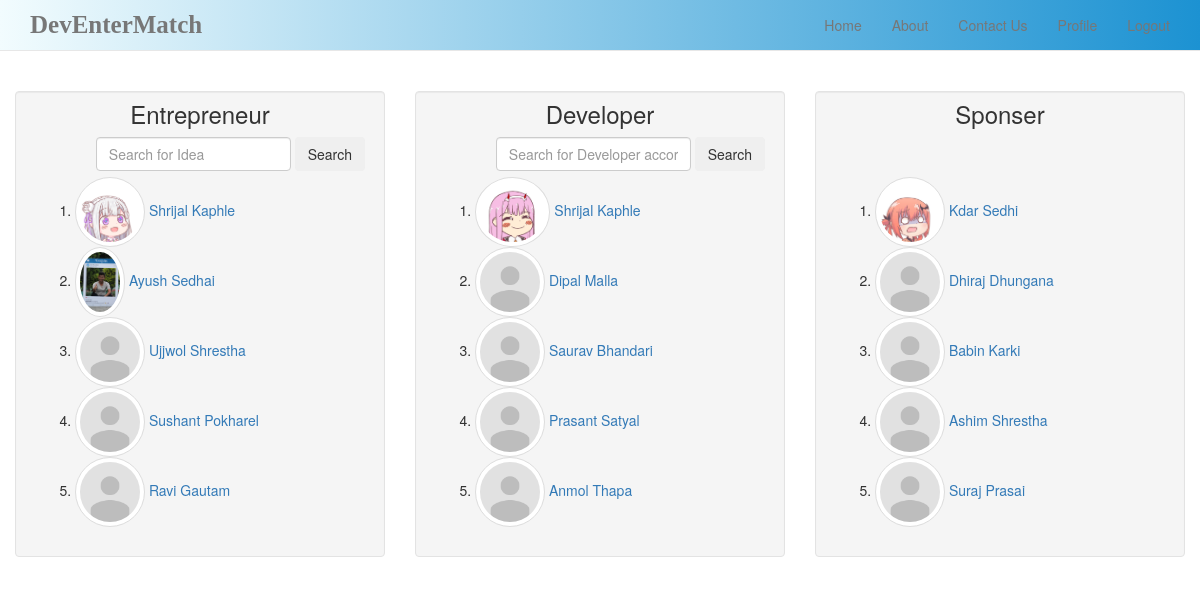
/home_search.php (signed in), run on the app's committed database.
### tables this page shows
CREATE TABLE `user` (
  `id` int(11) NOT NULL,
  `username` varchar(50) NOT NULL,
  `email` varchar(50) NOT NULL,
  `password` varchar(50) NOT NULL,
  `role` varchar(50) NOT NULL
);

CREATE TABLE `user_details` (
  `id` int(11) NOT NULL,
  `uid` int(11) NOT NULL,
  `fname` varchar(50) NOT NULL,
  `lname` varchar(50) NOT NULL,
  `organization` varchar(50) NOT NULL,
  `idea` varchar(50) NOT NULL,
  `phone` varchar(50) NOT NULL,
  `description` varchar(100) NOT NULL,
  `skill` varchar(500) NOT NULL,
  `github` varchar(100) NOT NULL,
  `linkedin` varchar(100) NOT NULL,
  `image` varchar(100) NOT NULL
);

### home_search.php (the view, shortened to what this page needs)
<?php
	include 'layout/header.php';
  	$dev = $_GET['dev'];
  	$ent = $_GET['ent'];
?>
<div class="margin"></div>
<div class="container-fluid">
	<div class="row">
		<div class="col-md-4">
			<div class="well">
				<h3 class="text-center">Entrepreneur</h3>
				<form class="form-inline" method="post" style="float: right">
					<input type="text" name="searchEntrepreneur" class="form-control" placeholder="Search for Idea" alt="Search for Idea">
					<button class="btn" name="entrep">Search</button>
				</form>
				<br><br>
				<ol>
					<?php
						$query1 = "SELECT * FROM user WHERE role = 'entrepneur'";
						$result1 = mysqli_query($conn,$query1);
						while($row1 = mysqli_fetch_assoc($result1)) {
							$id = $row1['id'];
							if ($ent == NULL) {
								$query2 = "SELECT * FROM user_details WHERE uid = '$id'";
							} else {
								$query2 = "SELECT * FROM user_details WHERE uid = '$id' AND idea LIKE '%$ent%'";
							}
							$result2 = mysqli_query($conn,$query2);
							$row2 = mysqli_fetch_assoc($result2);
							$num0 = mysqli_num_rows($result2);
							if ($num0 != 0):
					?>
					<li><a href="home_view.php?id=<?php echo($row2['id']) ?>" onclick="on()">
						<?php
							if ($row2['image'] != NULL) {
						?>
								<img src="user_image/<?php echo($row2['image']) ?>" style="height: 70px" class="avatar img-circle img-thumbnail" alt="avatar">
						<?php
							} else {
						?>
								<img src="user_image/default.png" style="height: 70px" class="avatar img-circle img-thumbnail" alt="avatar">
						<?php
							}
							 echo $row2['fname']." ".$row2['lname'];?>
						</a>
					</li>
				<?php
						endif;
						}
				?>
				</ol>
			</div>
		</div>
		<div class="col-md-4">
			<div class="well">
				<h3 class="text-center">Developer</h3>
				<form class="form-inline" method="post" style="float: right">
					<input type="text" name="searchDeveloper" class="form-control" placeholder="Search for Developer according to Skills" alt="Search for Developer according to Skills">
					<input type="submit" name="search" value="Search" class="btn">
				</form>
				<br><br>
				<ol>
					<?php
						$query3 = "SELECT * FROM user WHERE role = 'developer'";
						$result3 = mysqli_query($conn,$query3);
						while($row3 = mysqli_fetch_assoc($result3)) {
							$id = $row3['id'];
							if ($dev == NULL) {
								$query4 = "SELECT * FROM user_details WHERE uid = '$id'";
							} else {
								$query4 = "SELECT * FROM user_details WHERE uid = '$id' AND skill LIKE '%$dev%'";
							}
							$result4 = mysqli_query($conn,$query4);
							$num = mysqli_num_rows($result4);
							$row4 = mysqli_fetch_assoc($result4);
							if ($num != 0) :
					?>
					<li><a href="home_view.php?id=<?php echo($row4['id']) ?>" onclick="on()">
						<?php
							if ($row4['image'] != NULL) {
						?>
								<img src="user_image/<?php echo($row4['image']) ?>" style="height: 70px" class="avatar img-circle img-thumbnail" alt="avatar">
						<?php
							} else {
						?>
								<img src="user_image/default.png" style="height: 70px" class="avatar img-circle img-thumbnail" alt="avatar">
						<?php
							}
							 echo $row4['fname']." ".$row4['lname'];?>
						</a>
					</li>
				<?php
						endif;
					}
				?>
				</ol>
			</div>
		</div>
		<div class="col-md-4">
			<div class="well">
				<h3 class="text-center">Sponser</h3>
				<br><br>
				<ol>
					<?php
						$query5 = "SELECT * FROM user WHERE role = 'sponser'";
						$result5 = mysqli_query($conn,$query5);
						while($row5 = mysqli_fetch_assoc($result5)) {
							$id = $row5['id'];
							$query6 = "SELECT * FROM user_details WHERE uid = '$id'";
							$result6 = mysqli_query($conn,$query6);
							$row6 = mysqli_fetch_assoc($result6);
					?>
					<li><a href="home_view.php?id=<?php echo($row6['id']) ?>" onclick="on()">
						<?php
							if ($row6['image'] != NULL) {
						?>
								<img src="user_image/<?php echo($row6['image']) ?>" style="height: 70px" class="avatar img-circle img-thumbnail" alt="avatar">
						<?php
							} else {
						?>
								<img src="user_image/default.png" style="height: 70px" class="avatar img-circle img-thumbnail" alt="avatar">
						<?php
							}
							 echo $row6['fname']." ".$row6['lname'];?>
						</a>
					</li>
				<?php } ?>
				</ol>
			</div>
		</div>
	</div>
</div>

### css/style.css (style rules this page uses)
.well > h3 { margin-top: -10px; }
.well { padding-bottom: -7px !important; }

### layout/header.php (style rules this page uses)
.margin { height: 40px; }

### data on the page
user: user_details.image (picture), user_details.fname "Shrijal", user_details.lname "Kaphle"
user: user_details.image (picture), user_details.fname "Ayush", user_details.lname "Sedhai"
user: user_details.fname "Ujjwol", user_details.lname "Shrestha"
user: user_details.fname "Sushant", user_details.lname "Pokharel"
user: user_details.fname "Ravi", user_details.lname "Gautam"
user: user_details.image (picture), user_details.fname "Shrijal", user_details.lname "Kaphle"
user: user_details.fname "Dipal", user_details.lname "Malla"
user: user_details.fname "Saurav", user_details.lname "Bhandari"
user: user_details.fname "Prasant", user_details.lname "Satyal"
user: user_details.fname "Anmol", user_details.lname "Thapa"
user: user_details.image (picture), user_details.fname "Kdar", user_details.lname "Sedhi"
user: user_details.fname "Dhiraj", user_details.lname "Dhungana"
user: user_details.fname "Babin", user_details.lname "Karki"
user: user_details.fname "Ashim", user_details.lname "Shrestha"
user: user_details.fname "Suraj", user_details.lname "Prasai"
